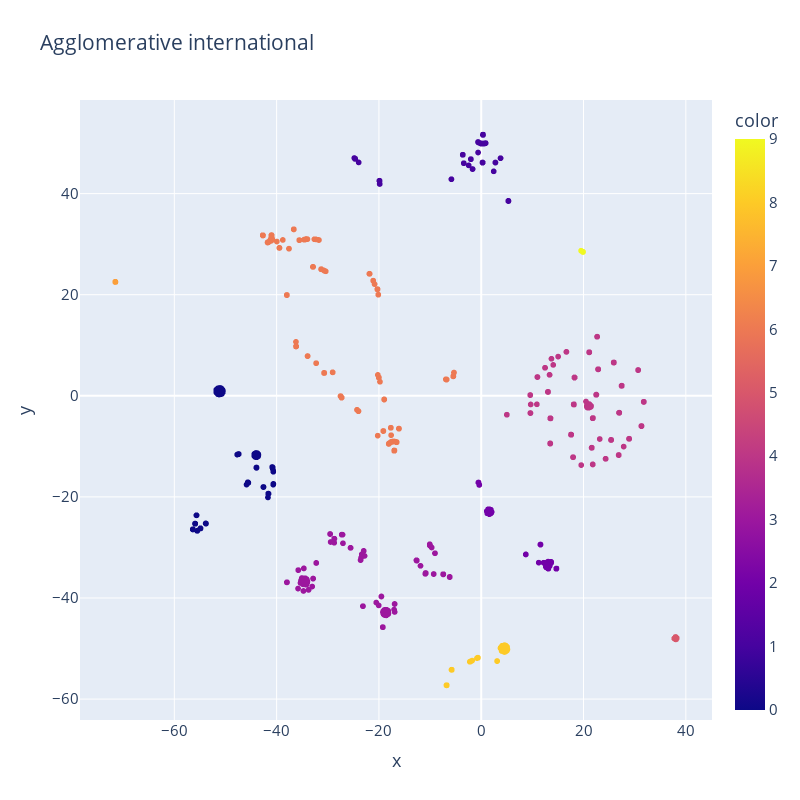

The notebook cell this image was saved under:
### Code cell
fig = px.scatter(tdf_id_18, x = tsne_representation_id_18[:, 0], y = tsne_representation_id_18[:, 1],
                color = tdf_id_18['Agglomerative_label'].to_list(),
                height = 800, width = 800,
                title = "Agglomerative international")
fig.update_layout(font_size =15)
#fig.show()

### Figure 1 — Plotly figure (JSON) as saved in the notebook; plotly's stock layout.template omitted (floating-point values rounded to 4 significant figures; data arrays with more than 128 entries replaced by an {"elided": "..."} marker saying what was removed)
{"data": [{"hovertemplate": "x=%{x}<br>y=%{y}<br>color=%{marker.color}<extra></extra>", "legendgroup": "", "marker": {"color": {"elided": "4897 int values"}, "coloraxis": "coloraxis", "symbol": "circle"}, "mode": "markers", "name": "", "showlegend": false, "type": "scattergl", "x": {"elided": "4897 float values"}, "xaxis": "x", "y": {"elided": "4897 float values"}, "yaxis": "y"}], "layout": {"coloraxis": {"colorbar": {"title": {"text": "color"}}, "colorscale": [[0, "#0d0887"], [0.1111, "#46039f"], [0.2222, "#7201a8"], [0.3333, "#9c179e"], [0.4444, "#bd3786"], [0.5556, "#d8576b"], [0.6667, "#ed7953"], [0.7778, "#fb9f3a"], [0.8889, "#fdca26"], [1, "#f0f921"]]}, "font": {"size": 15}, "height": 800, "legend": {"tracegroupgap": 0}, "title": {"text": "Agglomerative international"}, "width": 800, "xaxis": {"anchor": "y", "domain": [0, 1], "title": {"text": "x"}}, "yaxis": {"anchor": "x", "domain": [0, 1], "title": {"text": "y"}}}}
